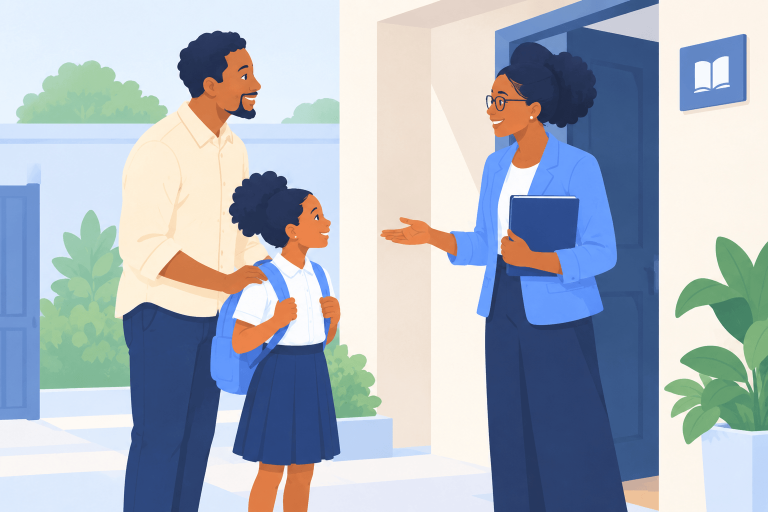
#> input picture design/illustrations-source/find-teacher.png, 1536 x 1024 px (shown at 1/2 size)
$ python build.py
#> lines starting #> are read from the running program, lines starting #| are printed output that depends on the picture
# -*- coding: utf-8 -*-
"""Genere les illustrations servies a partir des PNG sources.

Deux hauteurs (200 px, et 400 px pour les ecrans denses), largeur libre :
les cadrages different d'une image a l'autre et aucune n'est recadree.
"""
import os
from PIL import Image

HERE = os.path.dirname(os.path.abspath(__file__))
ROOT = os.path.dirname(os.path.dirname(HERE))
OUT = os.path.join(ROOT, 'frontend', 'web', 'public', 'img')

# fichier source -> nom utilise par les parcours
MAP = {
    'welcome.png': 'welcome',
    'verified.png': 'verified',
    'teacher.png': 'teacher',
    'find-teacher.png': 'find-teacher',
    'home_course.png': 'home-course',
    'school.png': 'school',
    'teenager.png': 'teenager',
}

HEIGHTS = {'': 200, '@2x': 400}


def main():
    os.makedirs(OUT, exist_ok=True)
    total = 0
    for src, name in sorted(MAP.items()):
        path = os.path.join(HERE, src)
        if not os.path.exists(path):
            print('  absent, ignore : ' + src)
            continue
        img = Image.open(path).convert('RGB')
#> img is the input picture: PIL image 1536x1024 RGB; mean R, G, B 169.9, 179.4, 191.4
        for suffix, height in HEIGHTS.items():
            width = max(1, int(round(img.width * height / float(img.height))))
            out = img.resize((width, height), Image.LANCZOS)
            dest = os.path.join(OUT, '%s%s.webp' % (name, suffix))
            out.save(dest, 'WEBP', quality=82, method=6)
            size = os.path.getsize(dest) / 1024.
            total += size
            print('  %-22s %4dx%-4d %6.1f Ko'
                  % (os.path.basename(dest), width, height, size))
#> this loop made 2 passes
#> pass 1, in main, `out = img.resize((width, height), Image.LANCZOS)`:
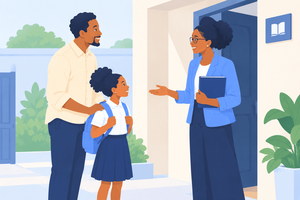
#> out: PIL image 300x200 RGB; mean R, G, B 169.8, 179.3, 191.3
#> pass 2, in main, `out = img.resize((width, height), Image.LANCZOS)`:
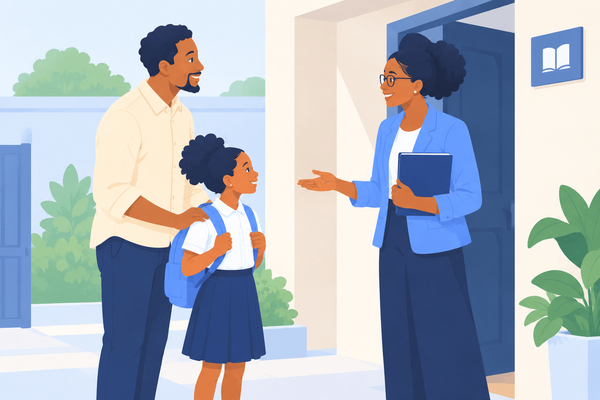
#> out: PIL image 600x400 RGB; mean R, G, B 169.8, 179.4, 191.3
#> after the loop, total = 24.99
#> pass 2 of the loop in main, `for src, name in sorted(MAP.items()):`:
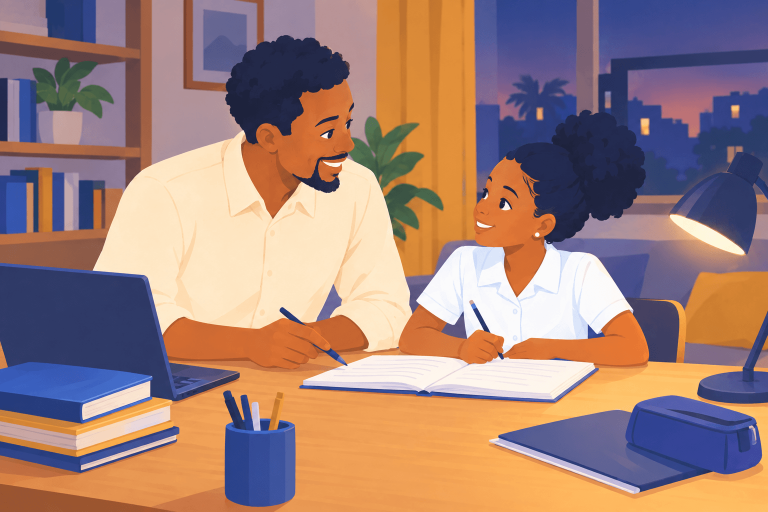
#> input picture design/illustrations-source/home_course.png, 1536 x 1024 px (shown at 1/2 size)
#> in main, img is the input picture: PIL image 1536x1024 RGB; mean R, G, B 160, 129.1, 121.5
#> the loop in main, `for suffix, height in HEIGHTS.items():` made 2 passes
#> (size, total) on passes 1 to 2: (10.25, 35.25), (24.58, 59.82)
#> (printed output is left out)
#> pass 1, in main, `out = img.resize((width, height), Image.LANCZOS)`:
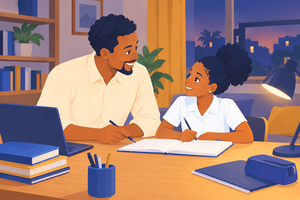
#> out: PIL image 300x200 RGB; mean R, G, B 160, 129.1, 121.5
#> pass 2, in main, `out = img.resize((width, height), Image.LANCZOS)`:
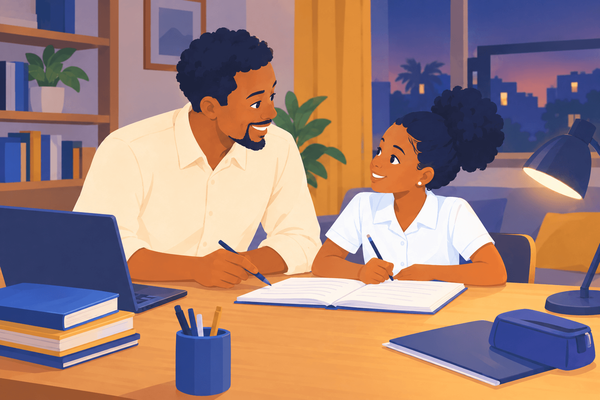
#> out: PIL image 600x400 RGB; mean R, G, B 160, 129.1, 121.5
#> after the loop in main, `for suffix, height in HEIGHTS.items():`: total = 59.82
#> pass 3 of the loop in main, `for src, name in sorted(MAP.items()):`:
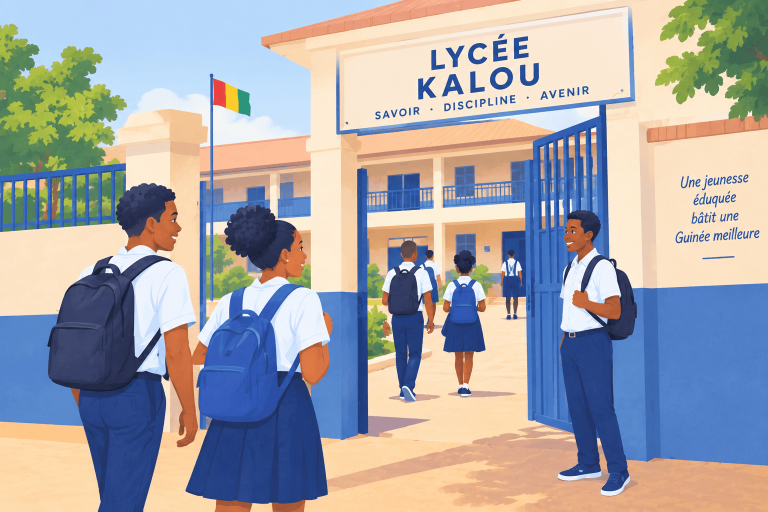
#> input picture design/illustrations-source/school.png, 1536 x 1024 px (shown at 1/2 size)
#> in main, img is the input picture: PIL image 1536x1024 RGB; mean R, G, B 165.8, 165.2, 169
#> the loop in main, `for suffix, height in HEIGHTS.items():` made 2 passes
#> (size, total) on passes 1 to 2: (13.32, 73.14), (35.19, 108.3)
#> (printed output is left out)
#> pass 1, in main, `out = img.resize((width, height), Image.LANCZOS)`:
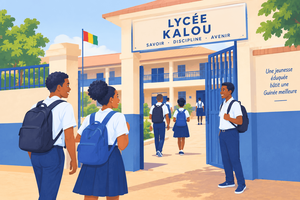
#> out: PIL image 300x200 RGB; mean R, G, B 165.6, 165.2, 168.9
#> pass 2, in main, `out = img.resize((width, height), Image.LANCZOS)`:
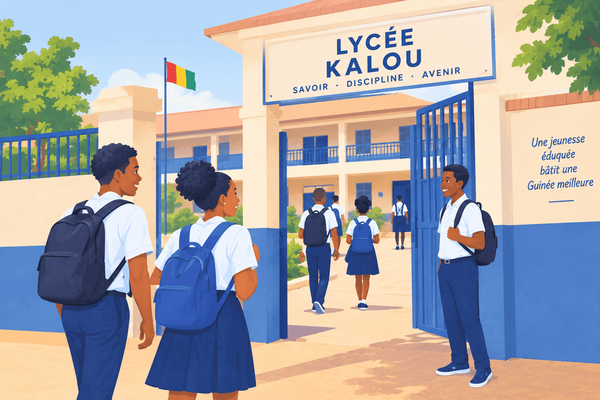
#> out: PIL image 600x400 RGB; mean R, G, B 165.7, 165.2, 169
#> after the loop in main, `for suffix, height in HEIGHTS.items():`: total = 108.3
#> the loop made 7 passes; the first 3 are shown
    print('total %.0f Ko' % total)


if __name__ == '__main__':
    main()
